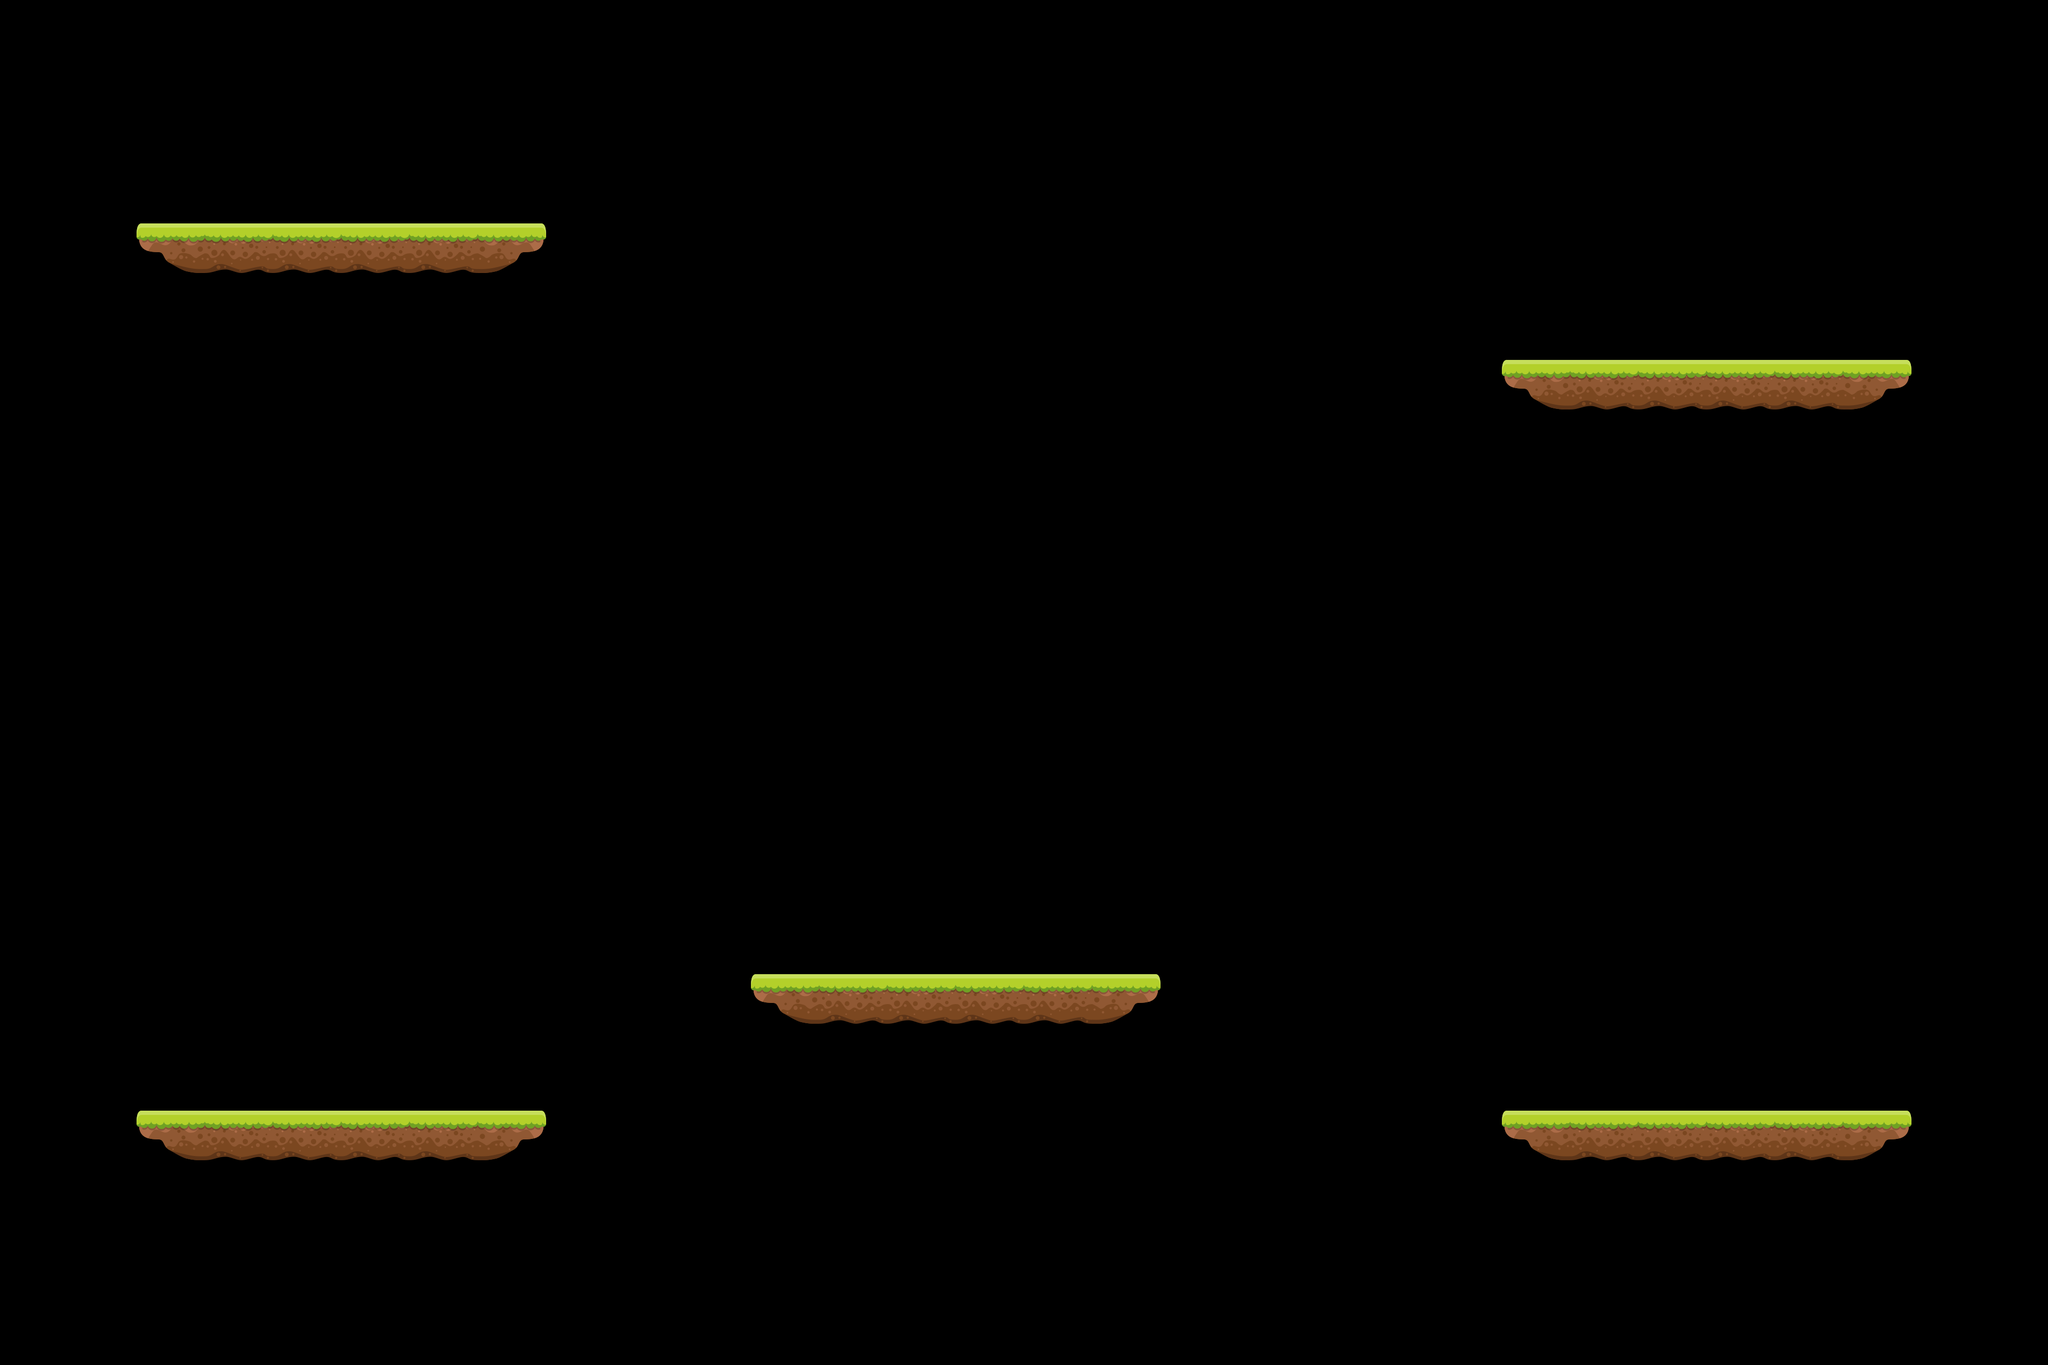

The image is a tile-based game level rendered from a .tmx file. Its description and complete source (layers, tilesets, objects, tile grids) follow:
An orthogonal 30x20 tile map with 128x128 px tiles, 1 tile layer (Tile Layer 1).

<map version="1.10" tiledversion="1.11.2" orientation="orthogonal" renderorder="right-down" width="30" height="20" tilewidth="128" tileheight="128" infinite="0" nextlayerid="2" nextobjectid="1">
 <editorsettings>
  <export target="skylevel2-2.json" format="json" />
 </editorsettings>
 <tileset firstgid="1" source="PlatformSet.tsx" />
 <layer id="1" name="Tile Layer 1" width="30" height="20">
  <data encoding="csv">
0,0,0,0,0,0,0,0,0,0,0,0,0,0,0,0,0,0,0,0,0,0,0,0,0,0,0,0,0,0,
0,0,0,0,0,0,0,0,0,0,0,0,0,0,0,0,0,0,0,0,0,0,0,0,0,0,0,0,0,0,
0,0,0,0,0,0,0,0,0,0,0,0,0,0,0,0,0,0,0,0,0,0,0,0,0,0,0,0,0,0,
0,0,31,32,32,32,32,33,0,0,0,0,0,0,0,0,0,0,0,0,0,0,0,0,0,0,0,0,0,0,
0,0,0,0,0,0,0,0,0,0,0,0,0,0,0,0,0,0,0,0,0,0,0,0,0,0,0,0,0,0,
0,0,0,0,0,0,0,0,0,0,0,0,0,0,0,0,0,0,0,0,0,0,31,32,32,32,32,33,0,0,
0,0,0,0,0,0,0,0,0,0,0,0,0,0,0,0,0,0,0,0,0,0,0,0,0,0,0,0,0,0,
0,0,0,0,0,0,0,0,0,0,0,0,0,0,0,0,0,0,0,0,0,0,0,0,0,0,0,0,0,0,
0,0,0,0,0,0,0,0,0,0,0,0,0,0,0,0,0,0,0,0,0,0,0,0,0,0,0,0,0,0,
0,0,0,0,0,0,0,0,0,0,0,0,0,0,0,0,0,0,0,0,0,0,0,0,0,0,0,0,0,0,
0,0,0,0,0,0,0,0,0,0,0,0,0,0,0,0,0,0,0,0,0,0,0,0,0,0,0,0,0,0,
0,0,0,0,0,0,0,0,0,0,0,0,0,0,0,0,0,0,0,0,0,0,0,0,0,0,0,0,0,0,
0,0,0,0,0,0,0,0,0,0,0,0,0,0,0,0,0,0,0,0,0,0,0,0,0,0,0,0,0,0,
0,0,0,0,0,0,0,0,0,0,0,0,0,0,0,0,0,0,0,0,0,0,0,0,0,0,0,0,0,0,
0,0,0,0,0,0,0,0,0,0,0,31,32,32,32,32,33,0,0,0,0,0,0,0,0,0,0,0,0,0,
0,0,0,0,0,0,0,0,0,0,0,0,0,0,0,0,0,0,0,0,0,0,0,0,0,0,0,0,0,0,
0,0,31,32,32,32,32,33,0,0,0,0,0,0,0,0,0,0,0,0,0,0,31,32,32,32,32,33,0,0,
0,0,0,0,0,0,0,0,0,0,0,0,0,0,0,0,0,0,0,0,0,0,0,0,0,0,0,0,0,0,
0,0,0,0,0,0,0,0,0,0,0,0,0,0,0,0,0,0,0,0,0,0,0,0,0,0,0,0,0,0,
0,0,0,0,0,0,0,0,0,0,0,0,0,0,0,0,0,0,0,0,0,0,0,0,0,0,0,0,0,0
</data>
 </layer>
</map>
